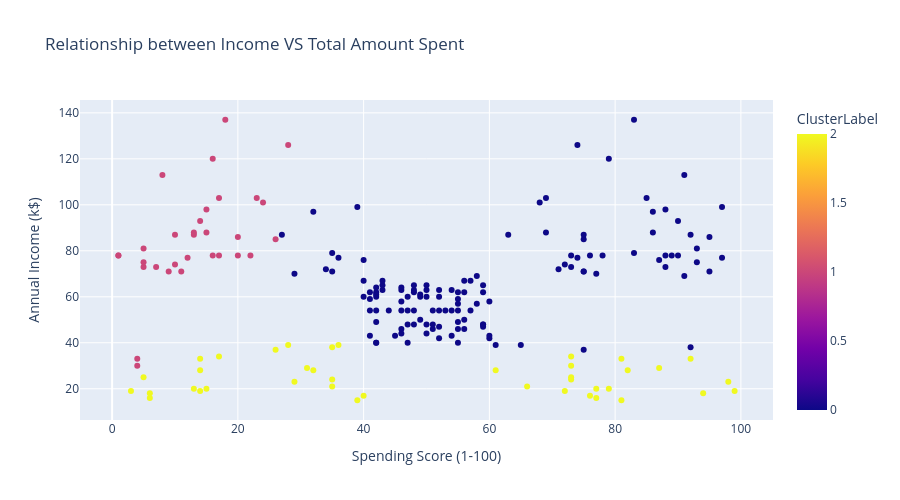

Notebook code cell kept with this figure:
### Markdown cell above
Based on the median values, the three clusters break down as follows:

* **Cluster 0** — Moderate-to-high income (63k), moderate spending score (55). Mid-range customers who earn reasonably well and spend at a moderate rate.
* **Cluster 1** — Highest income (81k), lowest spending score (13). High earners who spend conservatively, possibly prioritizing savings over consumption.
* **Cluster 2** — Lowest income (23.5k), moderate-low spending score (39.5). Budget-constrained customers with limited purchasing power.

### Code cell
fig = px.scatter(
    data_frame=data,
    x = "Spending Score (1-100)",
    y= "Annual Income (k$)",
    title = "Relationship between Income VS Total Amount Spent",
    color = "ClusterLabel",
    height=500
)
fig.show()

### Figure 1 — Plotly figure (JSON) as saved in the notebook; plotly's stock layout.template omitted (floating-point values rounded to 4 significant figures; data arrays with more than 128 entries replaced by an {"elided": "..."} marker saying what was removed)
{"data": [{"hovertemplate": "Spending Score (1-100)=%{x}<br>Annual Income (k$)=%{y}<br>ClusterLabel=%{marker.color}<extra></extra>", "legendgroup": "", "marker": {"color": {"elided": "200 int values"}, "coloraxis": "coloraxis", "symbol": "circle"}, "mode": "markers", "name": "", "orientation": "v", "showlegend": false, "type": "scatter", "x": {"elided": "200 int values"}, "xaxis": "x", "y": {"elided": "200 int values"}, "yaxis": "y"}], "layout": {"coloraxis": {"colorbar": {"title": {"text": "ClusterLabel"}}, "colorscale": [[0.0, "#0d0887"], [0.1111, "#46039f"], [0.2222, "#7201a8"], [0.3333, "#9c179e"], [0.4444, "#bd3786"], [0.5556, "#d8576b"], [0.6667, "#ed7953"], [0.7778, "#fb9f3a"], [0.8889, "#fdca26"], [1.0, "#f0f921"]]}, "height": 500, "legend": {"tracegroupgap": 0}, "title": {"text": "Relationship between Income VS Total Amount Spent"}, "xaxis": {"anchor": "y", "domain": [0.0, 1.0], "title": {"text": "Spending Score (1-100)"}}, "yaxis": {"anchor": "x", "domain": [0.0, 1.0], "title": {"text": "Annual Income (k$)"}}}}
